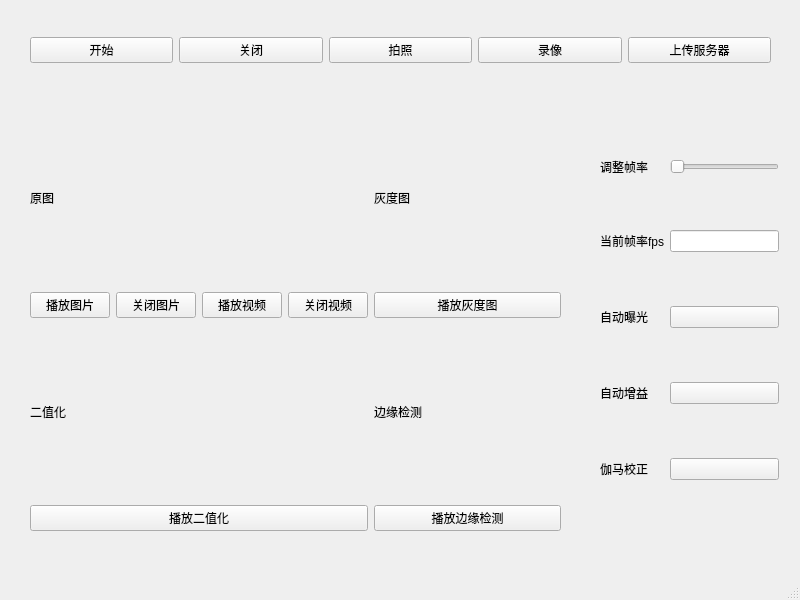
<?xml version="1.0" encoding="UTF-8"?>
<ui version="4.0">
 <class>MainWindow</class>
 <widget class="QMainWindow" name="MainWindow">
  <property name="geometry">
   <rect>
    <x>0</x>
    <y>0</y>
    <width>800</width>
    <height>600</height>
   </rect>
  </property>
  <property name="windowTitle">
   <string>MainWindow</string>
  </property>
  <widget class="QWidget" name="centralwidget">
   <widget class="QWidget" name="horizontalLayoutWidget">
    <property name="geometry">
     <rect>
      <x>30</x>
      <y>10</y>
      <width>741</width>
      <height>80</height>
     </rect>
    </property>
    <layout class="QHBoxLayout" name="horizontalLayout">
     <item>
      <widget class="QPushButton" name="start_pushButton">
       <property name="text">
        <string>开始</string>
       </property>
      </widget>
     </item>
     <item>
      <widget class="QPushButton" name="close_pushButton">
       <property name="text">
        <string>关闭</string>
       </property>
      </widget>
     </item>
     <item>
      <widget class="QPushButton" name="takePicture_pushButton">
       <property name="text">
        <string>拍照</string>
       </property>
      </widget>
     </item>
     <item>
      <widget class="QPushButton" name="videoRecord_pushButton">
       <property name="text">
        <string>录像</string>
       </property>
      </widget>
     </item>
     <item>
      <widget class="QPushButton" name="uploadServer_pushButton">
       <property name="text">
        <string>上传服务器</string>
       </property>
      </widget>
     </item>
    </layout>
   </widget>
   <widget class="QWidget" name="gridLayoutWidget">
    <property name="geometry">
     <rect>
      <x>30</x>
      <y>110</y>
      <width>531</width>
      <height>421</height>
     </rect>
    </property>
    <layout class="QGridLayout" name="gridLayout">
     <item row="5" column="0">
      <widget class="QPushButton" name="playBinary_pushButton">
       <property name="text">
        <string>播放二值化</string>
       </property>
      </widget>
     </item>
     <item row="1" column="1">
      <widget class="QLabel" name="gray_label">
       <property name="text">
        <string>灰度图</string>
       </property>
      </widget>
     </item>
     <item row="2" column="0">
      <layout class="QHBoxLayout" name="horizontalLayout_2">
       <item>
        <widget class="QPushButton" name="playPicture_pushButton">
         <property name="text">
          <string>播放图片</string>
         </property>
        </widget>
       </item>
       <item>
        <widget class="QPushButton" name="closePic_pushButton">
         <property name="text">
          <string>关闭图片</string>
         </property>
        </widget>
       </item>
       <item>
        <widget class="QPushButton" name="playVideo_pushButton">
         <property name="text">
          <string>播放视频</string>
         </property>
        </widget>
       </item>
       <item>
        <widget class="QPushButton" name="closeVideo_pushButton">
         <property name="text">
          <string>关闭视频</string>
         </property>
        </widget>
       </item>
      </layout>
     </item>
     <item row="2" column="1">
      <widget class="QPushButton" name="playGray_pushButton">
       <property name="text">
        <string>播放灰度图</string>
       </property>
      </widget>
     </item>
     <item row="4" column="1">
      <widget class="QLabel" name="edge_label">
       <property name="text">
        <string>边缘检测</string>
       </property>
      </widget>
     </item>
     <item row="5" column="1">
      <widget class="QPushButton" name="playEdge_pushButton">
       <property name="text">
        <string>播放边缘检测</string>
       </property>
      </widget>
     </item>
     <item row="4" column="0">
      <widget class="QLabel" name="binar_label">
       <property name="text">
        <string>二值化</string>
       </property>
      </widget>
     </item>
     <item row="1" column="0">
      <layout class="QVBoxLayout" name="video_verticalLayout">
       <item>
        <widget class="QLabel" name="origal_label">
         <property name="text">
          <string>原图</string>
         </property>
        </widget>
       </item>
      </layout>
     </item>
    </layout>
   </widget>
   <widget class="QWidget" name="gridLayoutWidget_2">
    <property name="geometry">
     <rect>
      <x>600</x>
      <y>110</y>
      <width>179</width>
      <height>421</height>
     </rect>
    </property>
    <layout class="QGridLayout" name="gridLayout_2">
     <item row="2" column="1">
      <widget class="QPushButton" name="autoExp_pushButton">
       <property name="text">
        <string/>
       </property>
      </widget>
     </item>
     <item row="3" column="1">
      <widget class="QPushButton" name="autoGain_pushButton">
       <property name="text">
        <string/>
       </property>
      </widget>
     </item>
     <item row="1" column="0">
      <widget class="QLabel" name="label_6">
       <property name="text">
        <string>当前帧率fps</string>
       </property>
      </widget>
     </item>
     <item row="0" column="0">
      <widget class="QLabel" name="label_5">
       <property name="text">
        <string>调整帧率</string>
       </property>
      </widget>
     </item>
     <item row="3" column="0">
      <widget class="QLabel" name="label_8">
       <property name="text">
        <string>自动增益</string>
       </property>
      </widget>
     </item>
     <item row="0" column="1">
      <widget class="QSlider" name="adjustFrame_horizontalSlider">
       <property name="orientation">
        <enum>Qt::Horizontal</enum>
       </property>
      </widget>
     </item>
     <item row="1" column="1">
      <widget class="QLineEdit" name="frame_lineEdit"/>
     </item>
     <item row="2" column="0">
      <widget class="QLabel" name="label_7">
       <property name="text">
        <string>自动曝光</string>
       </property>
      </widget>
     </item>
     <item row="4" column="0">
      <widget class="QLabel" name="label_9">
       <property name="text">
        <string>伽马校正</string>
       </property>
      </widget>
     </item>
     <item row="4" column="1">
      <widget class="QPushButton" name="gammaCor_pushButton">
       <property name="text">
        <string/>
       </property>
      </widget>
     </item>
    </layout>
   </widget>
  </widget>
  <widget class="QMenuBar" name="menubar">
   <property name="geometry">
    <rect>
     <x>0</x>
     <y>0</y>
     <width>800</width>
     <height>28</height>
    </rect>
   </property>
  </widget>
  <widget class="QStatusBar" name="statusbar"/>
 </widget>
 <resources/>
 <connections/>
</ui>
